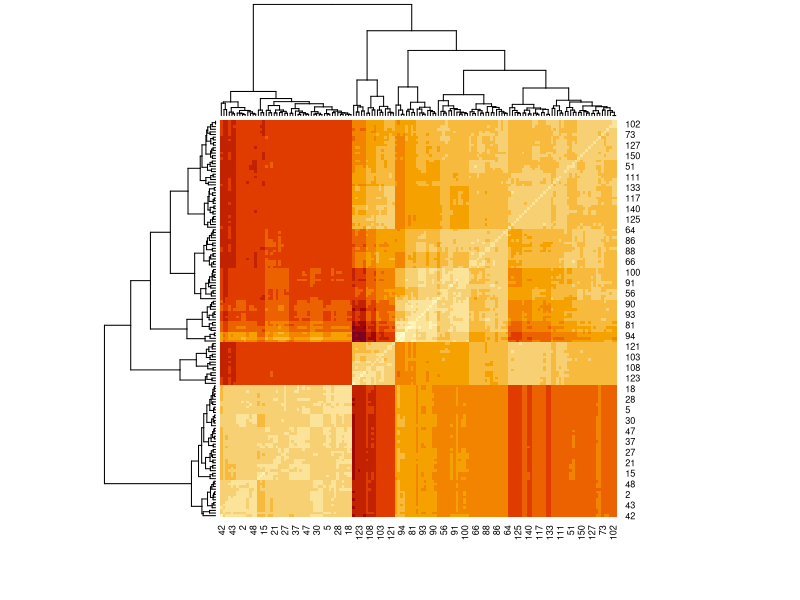
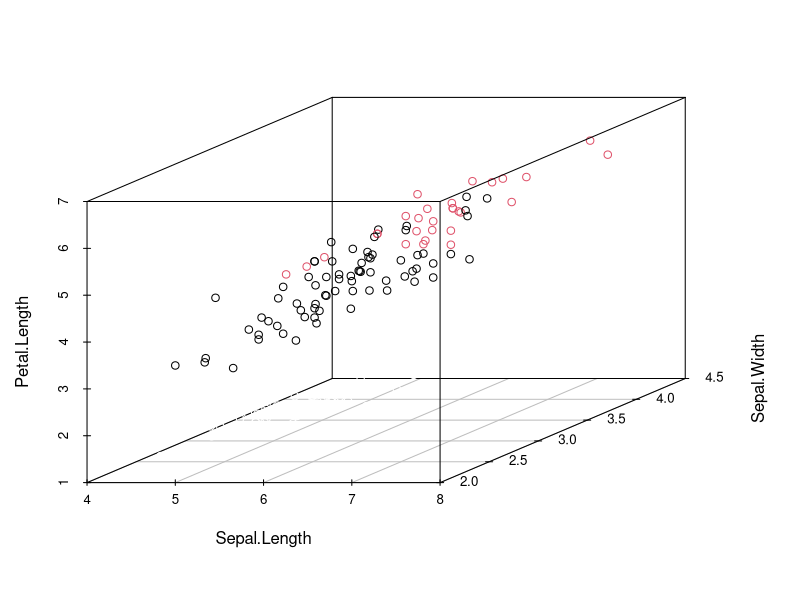
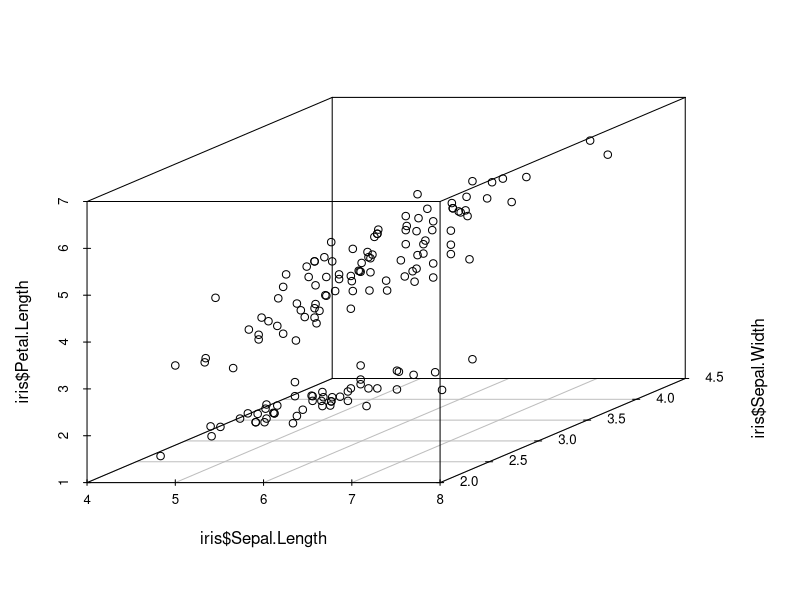

These charts were generated, in order, by the following R code:
irisMatrix = as.matrix(dist(iris[,1:4]))
irisMatrix
heatmap(irisMatrix)

install.packages("scatterplot3d")
library("scatterplot3d")
scatterplot3d(iris)
scatterplot3d(iris$Sepal.Length,iris$Sepal.Width,iris$Petal.Length)

### matrix 介紹
#matrix(data=NA, nrow=1, ncol=1, byrow=FALSE, dimnames=NULL)
mdat <- matrix(c(1,2,3, 11,12,13), nrow = 2, ncol = 3, byrow = TRUE,
               dimnames = list(c("row1", "row2"),
                               c("C.1", "C.2", "C.3")))
mdat

a = c(1,2,3)
b= as.matrix(dist(a))

c=matrix(1:12, 3, 4)    #建立 3列 * 4 行矩陣 bycol
c
d=matrix(1:12, ncol=4)
d
e= matrix(1:12) 
e
